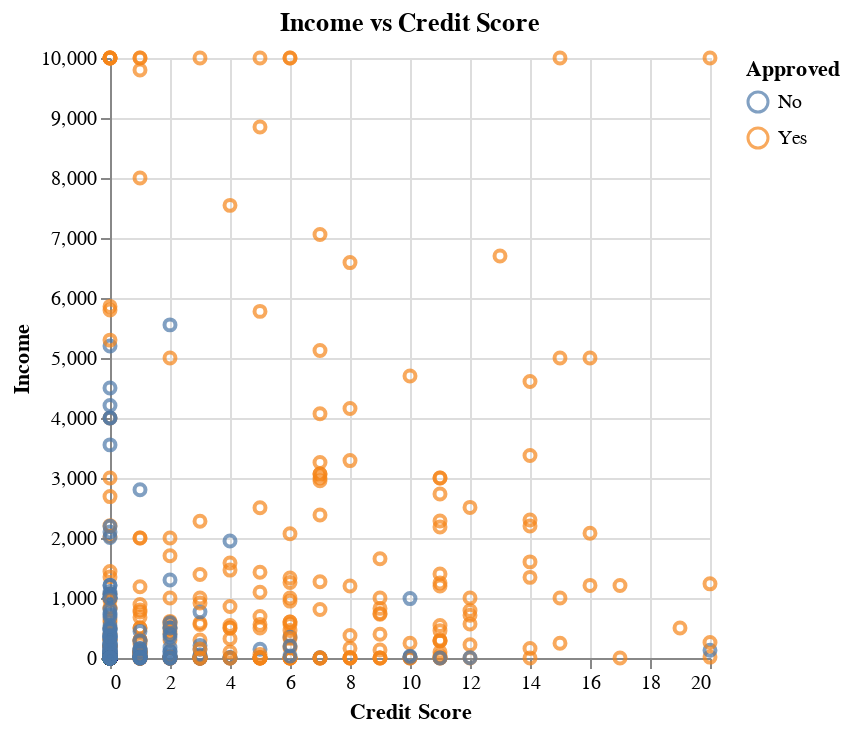

Here is the notebook cell this chart was saved with:
### Code cell
#Income vs Credit Score
scatterplot_income = alt.Chart(data, title = "Income vs Credit Score").mark_point().encode(
    x=alt.X("CreditScore").title("Credit Score").scale(domain=[0,20],clamp=True),
    y=alt.Y("Income").scale(domain=[0,10000],clamp= True),
    color=alt.Color("Approved")
)
scatterplot_income

### Figure 1 — Vega-Lite specification as saved in the notebook (floating-point values rounded to 4 significant figures; data arrays with more than 128 entries replaced by an {"elided": "..."} marker saying what was removed)
{"config": {"view": {"continuousWidth": 300, "continuousHeight": 300}}, "data": {"name": "data-6ce8907e001934dae184b3a258fb1bc8"}, "mark": {"type": "point"}, "encoding": {"color": {"field": "Approved", "type": "nominal"}, "x": {"field": "CreditScore", "scale": {"domain": [0, 20], "clamp": true}, "title": "Credit Score", "type": "quantitative"}, "y": {"field": "Income", "scale": {"domain": [0, 10000], "clamp": true}, "type": "quantitative"}}, "title": "Income vs Credit Score", "$schema": "https://vega.github.io/schema/vega-lite/v5.16.3.json", "datasets": {"data-6ce8907e001934dae184b3a258fb1bc8": {"elided": "690 records"}}}
